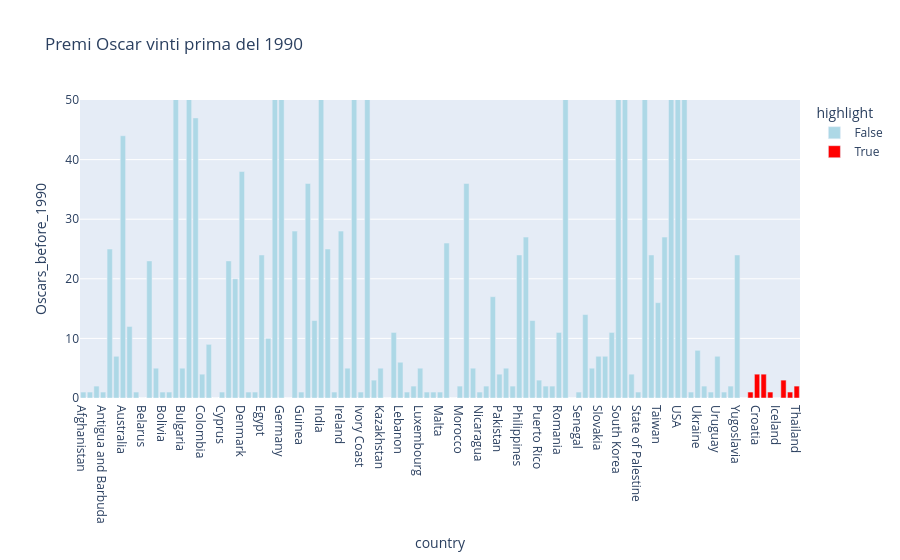
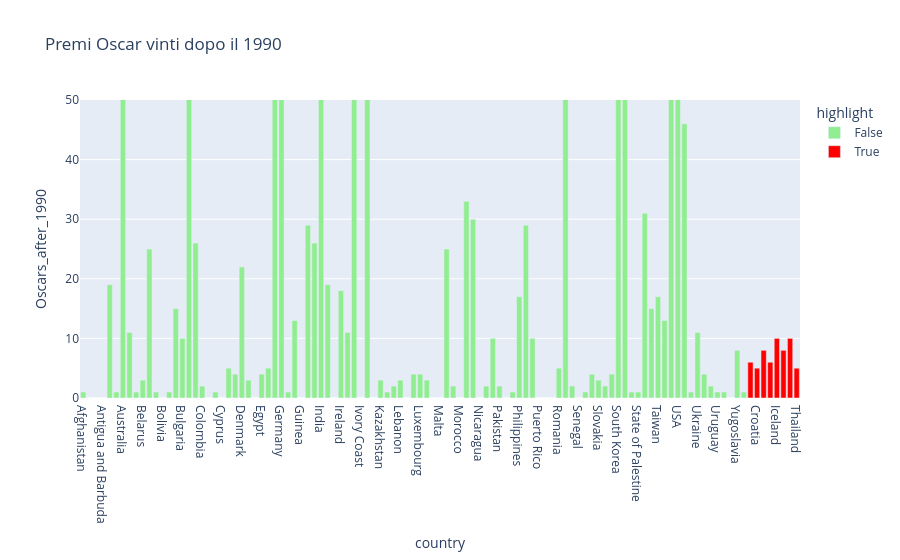

The cell these charts' notebook holds for them, in order:
### Code cell
# Creiamo una colonna per evidenziare i paesi che soddisfano il criterio
oscar_counts_BothSides['highlight'] = oscar_counts_BothSides.index.isin(popular_after_1990.index)
fig_before = px.bar(oscar_counts_BothSides,
                    x=oscar_counts_BothSides.index,
                    y='Oscars_before_1990',
                    labels={'x': 'Paese', 'y': 'Numero di Oscar'},
                    title='Premi Oscar vinti prima del 1990',
                    color='highlight',
                    color_discrete_map={True: 'red', False: 'lightblue'})
fig_after = px.bar(oscar_counts_BothSides,
                   x=oscar_counts_BothSides.index,
                   y='Oscars_after_1990',
                   labels={'x': 'Paese', 'y': 'Numero di Oscar'},
                   title='Premi Oscar vinti dopo il 1990',
                   color='highlight',
                   color_discrete_map={True: 'red', False: 'lightgreen'})
#riduciamo il range dell'asse y per rendere i grafici più leggibili 
fig_before.update_layout(
    yaxis=dict(range=[0, 50])
)
fig_after.update_layout(
    yaxis=dict(range=[0, 50])
)
fig_before.show()
fig_after.show()

### Figure 1 — Plotly figure (JSON) as saved in the notebook; plotly's stock layout.template omitted (floating-point values rounded to 4 significant figures)
{"data": [{"hovertemplate": "highlight=False<br>country=%{x}<br>Oscars_before_1990=%{y}<extra></extra>", "legendgroup": "False", "marker": {"color": "lightblue", "pattern": {"shape": ""}}, "name": "False", "orientation": "v", "showlegend": true, "textposition": "auto", "type": "bar", "x": ["Afghanistan", "Albania", "Algeria", "Antigua and Barbuda", "Argentina", "Armenia", "Australia", "Austria", "Bangladesh", "Belarus", "Belgium", "Bolivarian Republic of Venezuela", "Bolivia", "Bosnia and Herzegovina", "Brazil", "Bulgaria", "Canada", "China", "Colombia", "Costa Rica", "Cuba", "Cyprus", "Czechia", "Czechoslovakia", "Denmark", "East Germany", "Ecuador", "Egypt", "Finland", "France", "Germany", "Ghana", "Greece", "Guinea", "Hong Kong", "Hungary", "India", "Iran", "Iraq", "Ireland", "Israel", "Italy", "Ivory Coast", "Japan", "Jordan", "Kazakhstan", "Kosovo", "Latvia", "Lebanon", "Liechtenstein", "Lithuania", "Luxembourg", "Macao", "Malaysia", "Malta", "Mexico", "Mongolia", "Morocco", "Netherlands", "New Zealand", "Nicaragua", "Nigeria", "Norway", "Pakistan", "Paraguay", "Peru", "Philippines", "Poland", "Portugal", "Puerto Rico", "Qatar", "Republic of Moldova", "Romania", "Russian Federation", "Saint Kitts and Nevis", "Senegal", "Serbia", "Singapore", "Slovakia", "Slovenia", "South Africa", "South Korea", "Spain", "Sri Lanka", "State of Palestine", "Sweden", "Switzerland", "Taiwan", "Turkey", "UK", "USA", "USSR", "Uganda", "Ukraine", "United Arab Emirates", "United Republic of Tanzania", "Uruguay", "Vietnam", "Yemen", "Yugoslavia", "Zimbabwe"], "xaxis": "x", "y": [1.0, 1.0, 2.0, 1.0, 25.0, 7.0, 44.0, 12.0, 1.0, 0.0, 23.0, 5.0, 1.0, 1.0, 57.0, 5.0, 107.0, 47.0, 4.0, 9.0, 0.0, 1.0, 23.0, 20.0, 38.0, 1.0, 1.0, 24.0, 10.0, 233.0, 132.0, 0.0, 28.0, 1.0, 36.0, 13.0, 102.0, 25.0, 1.0, 28.0, 5.0, 112.0, 1.0, 114.0, 3.0, 5.0, 0.0, 11.0, 6.0, 1.0, 2.0, 5.0, 1.0, 1.0, 1.0, 26.0, 0.0, 2.0, 36.0, 5.0, 1.0, 2.0, 17.0, 4.0, 5.0, 2.0, 24.0, 27.0, 13.0, 3.0, 2.0, 2.0, 11.0, 61.0, 0.0, 1.0, 14.0, 5.0, 7.0, 7.0, 11.0, 68.0, 61.0, 4.0, 1.0, 70.0, 24.0, 16.0, 27.0, 565.0, 2304.0, 60.0, 1.0, 8.0, 2.0, 1.0, 7.0, 1.0, 2.0, 24.0, 0.0], "yaxis": "y"}, {"hovertemplate": "highlight=True<br>country=%{x}<br>Oscars_before_1990=%{y}<extra></extra>", "legendgroup": "True", "marker": {"color": "red", "pattern": {"shape": ""}}, "name": "True", "orientation": "v", "showlegend": true, "textposition": "auto", "type": "bar", "x": ["Chile", "Croatia", "Estonia", "Georgia", "Iceland", "Indonesia", "Kuwait", "Thailand"], "xaxis": "x", "y": [1.0, 4.0, 4.0, 1.0, 0.0, 3.0, 1.0, 2.0], "yaxis": "y"}], "layout": {"barmode": "relative", "legend": {"title": {"text": "highlight"}, "tracegroupgap": 0}, "title": {"text": "Premi Oscar vinti prima del 1990"}, "xaxis": {"anchor": "y", "domain": [0, 1], "title": {"text": "country"}}, "yaxis": {"anchor": "x", "domain": [0, 1], "range": [0, 50], "title": {"text": "Oscars_before_1990"}}}}

### Figure 2 — Plotly figure (JSON) as saved in the notebook; plotly's stock layout.template omitted (floating-point values rounded to 4 significant figures)
{"data": [{"hovertemplate": "highlight=False<br>country=%{x}<br>Oscars_after_1990=%{y}<extra></extra>", "legendgroup": "False", "marker": {"color": "lightgreen", "pattern": {"shape": ""}}, "name": "False", "orientation": "v", "showlegend": true, "textposition": "auto", "type": "bar", "x": ["Afghanistan", "Albania", "Algeria", "Antigua and Barbuda", "Argentina", "Armenia", "Australia", "Austria", "Bangladesh", "Belarus", "Belgium", "Bolivarian Republic of Venezuela", "Bolivia", "Bosnia and Herzegovina", "Brazil", "Bulgaria", "Canada", "China", "Colombia", "Costa Rica", "Cuba", "Cyprus", "Czechia", "Czechoslovakia", "Denmark", "East Germany", "Ecuador", "Egypt", "Finland", "France", "Germany", "Ghana", "Greece", "Guinea", "Hong Kong", "Hungary", "India", "Iran", "Iraq", "Ireland", "Israel", "Italy", "Ivory Coast", "Japan", "Jordan", "Kazakhstan", "Kosovo", "Latvia", "Lebanon", "Liechtenstein", "Lithuania", "Luxembourg", "Macao", "Malaysia", "Malta", "Mexico", "Mongolia", "Morocco", "Netherlands", "New Zealand", "Nicaragua", "Nigeria", "Norway", "Pakistan", "Paraguay", "Peru", "Philippines", "Poland", "Portugal", "Puerto Rico", "Qatar", "Republic of Moldova", "Romania", "Russian Federation", "Saint Kitts and Nevis", "Senegal", "Serbia", "Singapore", "Slovakia", "Slovenia", "South Africa", "South Korea", "Spain", "Sri Lanka", "State of Palestine", "Sweden", "Switzerland", "Taiwan", "Turkey", "UK", "USA", "USSR", "Uganda", "Ukraine", "United Arab Emirates", "United Republic of Tanzania", "Uruguay", "Vietnam", "Yemen", "Yugoslavia", "Zimbabwe"], "xaxis": "x", "y": [1.0, 0.0, 0.0, 0.0, 19.0, 1.0, 61.0, 11.0, 1.0, 3.0, 25.0, 1.0, 0.0, 1.0, 15.0, 10.0, 127.0, 26.0, 2.0, 0.0, 1.0, 0.0, 5.0, 4.0, 22.0, 3.0, 0.0, 4.0, 5.0, 180.0, 152.0, 1.0, 13.0, 0.0, 29.0, 26.0, 92.0, 19.0, 0.0, 18.0, 11.0, 66.0, 0.0, 81.0, 0.0, 3.0, 1.0, 2.0, 3.0, 0.0, 4.0, 4.0, 3.0, 0.0, 0.0, 25.0, 2.0, 0.0, 33.0, 30.0, 0.0, 2.0, 10.0, 2.0, 0.0, 1.0, 17.0, 29.0, 10.0, 0.0, 0.0, 0.0, 5.0, 51.0, 2.0, 0.0, 1.0, 4.0, 3.0, 2.0, 4.0, 52.0, 56.0, 1.0, 1.0, 31.0, 15.0, 17.0, 13.0, 375.0, 1329.0, 46.0, 1.0, 11.0, 4.0, 2.0, 1.0, 1.0, 0.0, 8.0, 1.0], "yaxis": "y"}, {"hovertemplate": "highlight=True<br>country=%{x}<br>Oscars_after_1990=%{y}<extra></extra>", "legendgroup": "True", "marker": {"color": "red", "pattern": {"shape": ""}}, "name": "True", "orientation": "v", "showlegend": true, "textposition": "auto", "type": "bar", "x": ["Chile", "Croatia", "Estonia", "Georgia", "Iceland", "Indonesia", "Kuwait", "Thailand"], "xaxis": "x", "y": [6.0, 5.0, 8.0, 6.0, 10.0, 8.0, 10.0, 5.0], "yaxis": "y"}], "layout": {"barmode": "relative", "legend": {"title": {"text": "highlight"}, "tracegroupgap": 0}, "title": {"text": "Premi Oscar vinti dopo il 1990"}, "xaxis": {"anchor": "y", "domain": [0, 1], "title": {"text": "country"}}, "yaxis": {"anchor": "x", "domain": [0, 1], "range": [0, 50], "title": {"text": "Oscars_after_1990"}}}}
